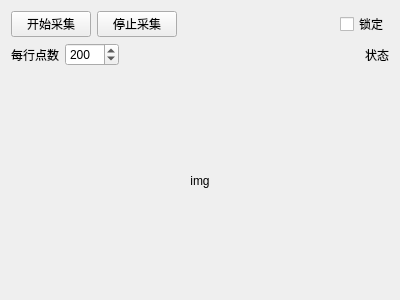
<?xml version="1.0" encoding="UTF-8"?>
<ui version="4.0">
 <class>ScanWidget</class>
 <widget class="QWidget" name="ScanWidget">
  <property name="geometry">
   <rect>
    <x>0</x>
    <y>0</y>
    <width>400</width>
    <height>300</height>
   </rect>
  </property>
  <property name="windowTitle">
   <string>Form</string>
  </property>
  <layout class="QVBoxLayout" name="verticalLayout" stretch="1,1,40">
   <item>
    <layout class="QHBoxLayout" name="horizontalLayout_3">
     <item>
      <layout class="QHBoxLayout" name="horizontalLayout_2">
       <item>
        <widget class="QPushButton" name="dataCollStartPbt">
         <property name="sizePolicy">
          <sizepolicy hsizetype="Minimum" vsizetype="Expanding">
           <horstretch>0</horstretch>
           <verstretch>0</verstretch>
          </sizepolicy>
         </property>
         <property name="text">
          <string>开始采集</string>
         </property>
        </widget>
       </item>
       <item>
        <widget class="QPushButton" name="dataCollStopPbt">
         <property name="sizePolicy">
          <sizepolicy hsizetype="Minimum" vsizetype="Expanding">
           <horstretch>0</horstretch>
           <verstretch>0</verstretch>
          </sizepolicy>
         </property>
         <property name="text">
          <string>停止采集</string>
         </property>
        </widget>
       </item>
      </layout>
     </item>
     <item>
      <spacer name="horizontalSpacer">
       <property name="orientation">
        <enum>Qt::Horizontal</enum>
       </property>
       <property name="sizeHint" stdset="0">
        <size>
         <width>40</width>
         <height>20</height>
        </size>
       </property>
      </spacer>
     </item>
     <item>
      <widget class="QCheckBox" name="scanLockChkBox">
       <property name="sizePolicy">
        <sizepolicy hsizetype="Minimum" vsizetype="Expanding">
         <horstretch>0</horstretch>
         <verstretch>0</verstretch>
        </sizepolicy>
       </property>
       <property name="text">
        <string>锁定</string>
       </property>
      </widget>
     </item>
    </layout>
   </item>
   <item>
    <layout class="QHBoxLayout" name="horizontalLayout">
     <item>
      <widget class="QLabel" name="ptPerRowLbl">
       <property name="sizePolicy">
        <sizepolicy hsizetype="Preferred" vsizetype="Expanding">
         <horstretch>0</horstretch>
         <verstretch>0</verstretch>
        </sizepolicy>
       </property>
       <property name="text">
        <string>每行点数</string>
       </property>
      </widget>
     </item>
     <item>
      <widget class="QSpinBox" name="ptPerRowSpinBox">
       <property name="sizePolicy">
        <sizepolicy hsizetype="Minimum" vsizetype="Expanding">
         <horstretch>0</horstretch>
         <verstretch>0</verstretch>
        </sizepolicy>
       </property>
       <property name="minimum">
        <number>1</number>
       </property>
       <property name="maximum">
        <number>2048</number>
       </property>
       <property name="value">
        <number>200</number>
       </property>
      </widget>
     </item>
     <item>
      <spacer name="horizontalSpacer_2">
       <property name="orientation">
        <enum>Qt::Horizontal</enum>
       </property>
       <property name="sizeHint" stdset="0">
        <size>
         <width>40</width>
         <height>20</height>
        </size>
       </property>
      </spacer>
     </item>
     <item>
      <widget class="QLabel" name="scanStLbl">
       <property name="sizePolicy">
        <sizepolicy hsizetype="Preferred" vsizetype="Expanding">
         <horstretch>0</horstretch>
         <verstretch>0</verstretch>
        </sizepolicy>
       </property>
       <property name="text">
        <string>状态</string>
       </property>
      </widget>
     </item>
    </layout>
   </item>
   <item>
    <widget class="QLabel" name="grayImgLbl">
     <property name="text">
      <string>img</string>
     </property>
     <property name="alignment">
      <set>Qt::AlignCenter</set>
     </property>
    </widget>
   </item>
  </layout>
 </widget>
 <resources/>
 <connections/>
</ui>
